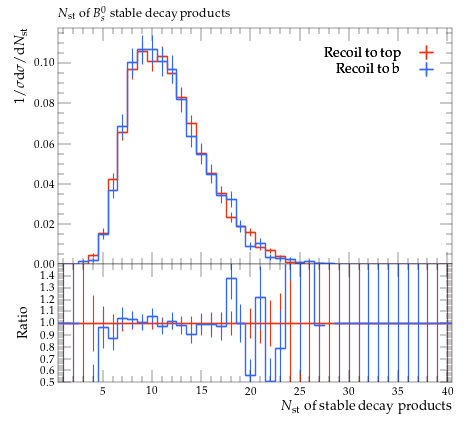

Source code (Python):
#! /usr/bin/env python

# This Python script was auto-generated using YODA v2.0.2.
# Analysis object: /MC_HFDECAYS/B0S_stable_mult
# Timestamp: 31-07-2026 (13:13:51)

import matplotlib as mpl
import matplotlib.pyplot as plt
mpl.use('Agg') # comment out for interactive use
import os
import numpy as np

plotDir = os.path.split(os.path.realpath(__file__))[0]
if 'YODA_USER_PLOT_PATH' in globals():
    plot_outdir = globals()['YODA_USER_PLOT_PATH']
else:
    plot_outdir = plotDir

#plot style
plt.style.use(os.path.join(plotDir, '../default.mplstyle'))
# plot metadata
figW, figH = plt.rcParams['figure.figsize']
ax_xLabel = r'$N_\mathrm{st}$ of stable decay products'
ax_yLabel = r'$1/\sigma \mathrm{d}\sigma/\mathrm{d}N_\mathrm{st}$'
ax_title  = r'$N_\mathrm{st}$ of $B^0_s$ stable decay products'
ax_xScale = 'linear'
ax_yScale = 'linear'
xLims = (0.5, 40.5)
yLims = (0.0, 0.11758296000000001)

# TeX-friendly labels for the legend
labels = {
    'legend' : ([ r"Recoil to top", r"Recoil to b" ], r""),
}

# Adjust canvas width and height
canvasW = 10.0
canvasH = 9.0
figW *= canvasW/10.
figH *= canvasH/9.

# Create figure and axis objects
fig, (ax, ratio0_ax) = plt.subplots(2, 1, sharex=True,
                  figsize=(figW,figH), gridspec_kw={'height_ratios': (6.0, 3.0)})

# Set figure margins
plt.subplots_adjust(
    left   = 1.0 * plt.rcParams['figure.subplot.left'],
    right  = 1.0 * plt.rcParams['figure.subplot.right'],
    top    = 1.0 * plt.rcParams['figure.subplot.top'],
    bottom = 1.0 * plt.rcParams['figure.subplot.bottom'])

ratio0_ax.yaxis.set_major_locator(mpl.ticker.MultipleLocator(0.1))
ratio0_ax.set_ylim(0.5, 1.4999)
ratio0_ax.set_ylabel('Ratio')

# the numerical data is stored in a separate file
dataf = dict()
prefix = os.path.split(__file__)[0]
if prefix:    prefix = prefix + '/'
exec(open(prefix+'B0S_stable_mult__data.py').read(), dataf)


legend_handles = dict() # keep track of handles for the legend

# style options for curves
# starts at zorder>=5 to draw curve on top of legend
styles = {
  'recoil_t': {
    'color' : '#EE3311',
    'linestyle' : '-',
    'linewidth' : 1,
    'marker' : 'none',
    'markersize' : 2,
    'capsize' : 0.0,
    'zorder' : 5,
    'histstyle' : 1,
    'drawstyle' : 'steps-pre',
    'xerrorbars' : 1,
    'yerrorbars' : 1,
    'fillcolor' : None,
    'fillopacity' : 1.0,
    'ratio0_linestyle' : '-',
    'ratio0_linewidth' : 1,
    'ratio0_marker' : 'none',
    'ratio0_markersize' : 2,
    'ratio0_capsize' : 0.0,
    'ratio0_zorder' : 5,
    'ratio0_histstyle' : 1,
    'ratio0_drawstyle' : 'steps-pre',
    'ratio0_xerrorbars' : 1,
    'ratio0_yerrorbars' : 1,
  },
  'recoil_b': {
    'color' : '#3366FF',
    'linestyle' : '-',
    'linewidth' : 1,
    'marker' : 'none',
    'markersize' : 2,
    'capsize' : 0.0,
    'zorder' : 6,
    'histstyle' : 1,
    'drawstyle' : 'steps-pre',
    'xerrorbars' : 1,
    'yerrorbars' : 1,
    'fillcolor' : None,
    'fillopacity' : 1.0,
    'ratio0_linestyle' : '-',
    'ratio0_linewidth' : 1,
    'ratio0_marker' : 'none',
    'ratio0_markersize' : 2,
    'ratio0_capsize' : 0.0,
    'ratio0_zorder' : 6,
    'ratio0_histstyle' : 1,
    'ratio0_drawstyle' : 'steps-pre',
    'ratio0_xerrorbars' : 1,
    'ratio0_yerrorbars' : 1,
  },
}

# curve from input yoda files in main panel
for label, yvals in dataf['yvals'].items():
    if all(np.isnan(v) for v in dataf['yvals'][label]):
        continue
    tmp = None
    if styles[label]['histstyle']: # draw as histogram
        xpos = dataf['xedges'][label] if styles[label]['drawstyle'] else dataf['xpoints'][label]
        ypos = np.insert(yvals, 0, yvals[0]) if styles[label]['drawstyle'] else yvals
        if styles[label]['fillcolor']: # fill area below curve
            ax.fill_between(xpos, ypos, step='pre',
                            color=styles[label]['fillcolor'],
                            alpha=styles[label]['fillopacity'])
        tmp, = ax.plot(xpos, ypos,
                       color=styles[label]['color'],
                       linestyle=styles[label]['linestyle'],
                       linewidth=styles[label]['linewidth'],
                       drawstyle=styles[label]['drawstyle'], solid_joinstyle='miter',
                       zorder=styles[label]['zorder'], label=label)
    tmp = ax.errorbar(dataf['xpoints'][label], yvals,
                      xerr=np.array(dataf['xerrs'][label])*styles[label]['xerrorbars'],
                      yerr=np.array(dataf['yerrs'][label])*styles[label]['yerrorbars'],
                      fmt=styles[label]['marker'], capsize=styles[label]['capsize'],
                      markersize=styles[label]['markersize'],
                      ecolor=styles[label]['color'],
                      color=styles[label]['color'], zorder=styles[label]['zorder'])
    tmp[-1][0].set_linestyle(styles[label]['linestyle'])
    tmp[-1][0].set_linewidth(styles[label]['linewidth'])
    if label in dataf['add_legend_handle']:  legend_handles[label] = tmp
    for varLabel in dataf['variation_yvals'].keys():
        if varLabel.startswith(label):
            tmp, = ax.plot(dataf['xedges'][label], dataf['variation_yvals'][varLabel],
                           color=styles[label]['color'],
                           linestyle=styles[label]['linestyle'],
                           linewidth=styles[label]['linewidth'],
                           drawstyle='steps-pre', solid_joinstyle='miter',
                           zorder=styles[label]['zorder'], alpha=0.5)


# plots on ratio panel
# curve from input yoda files in ratio panel
for label, yvals in dataf['ratio0_yvals'].items():
    if all(np.isnan(v) for v in yvals):
        continue
    if styles[label]['ratio0_histstyle']: # plot as histogram
        xpos = dataf['xedges']['recoil_t'] if styles[label]['ratio0_drawstyle'] else dataf['xpoints']['recoil_t']
        ypos = np.insert(yvals, 0, yvals[0]) if styles[label]['ratio0_drawstyle'] else yvals
        ratio0_ax.plot(xpos, ypos,
                       color=styles[label]['color'],
                       linewidth=styles[label]['linewidth'],
                       linestyle=styles[label]['ratio0_linestyle'],
                       drawstyle=styles[label]['ratio0_drawstyle'], zorder=styles[label]['zorder'],
                       solid_joinstyle='miter')
    tmp = ratio0_ax.errorbar(dataf['xpoints']['recoil_t'], yvals,
                             xerr=np.array(dataf['ref_xerrs'])*styles[label]['ratio0_xerrorbars'],
                             yerr=np.array(dataf['ratio0_yerrs'][label])*styles[label]['ratio0_yerrorbars'],
                             fmt=styles[label]['ratio0_marker'], capsize=styles[label]['ratio0_capsize'],
                             markersize=styles[label]['ratio0_markersize'],
                             ecolor=styles[label]['color'],
                             color=styles[label]['color'])
    tmp[-1][0].set_linestyle(styles[label]['ratio0_linestyle'])
    tmp[-1][0].set_linewidth(styles[label]['ratio0_linewidth'])

    for varlabel in dataf['ratio0_variation_vals'].keys():
        if varlabel.startswith(label):
            ratio0_ax.plot(dataf['xedges']['recoil_t'],
                            dataf['ratio0_variation_vals'][varlabel],
                            color=styles[label]['color'],
                            linestyle=styles[label]['linestyle'],
                            linewidth=styles[label]['linewidth'],
                            drawstyle='steps-pre', solid_joinstyle='miter',
                            zorder=1, alpha=0.5)

legend_items = list(legend_handles.values())
ax.add_artist(ax.legend(legend_items,
                        labels['legend'][0],
                        title=labels['legend'][1],
                        alignment='right',
                        loc='upper right',
                        bbox_to_anchor=(1.0, 0.97),markerfirst=False))

# set plot metadata as defined above
ratio0_ax.set_xlabel(ax_xLabel)
ratio0_ax.xaxis.set_label_coords(1., -0.15)
ax.set_ylabel(ax_yLabel, ha='right', va='top')
ax.yaxis.set_label_coords(-0.11, 1.0)
ax.set_title(ax_title, loc='left')
ax.set_xscale(ax_xScale)
ax.set_yscale(ax_yScale)
ax.set_xlim(xLims)
ax.set_ylim(yLims)

# tick formatting
plt.rcParams['xtick.top'] = True
plt.rcParams['ytick.right'] = True
fig.align_ylabels((ax, ratio0_ax))
plt.savefig(os.path.join(plot_outdir, 'B0S_stable_mult.pdf'), format='PDF')
plt.savefig(os.path.join(plot_outdir, 'B0S_stable_mult.png'), format='PNG')

plt.close(fig)
